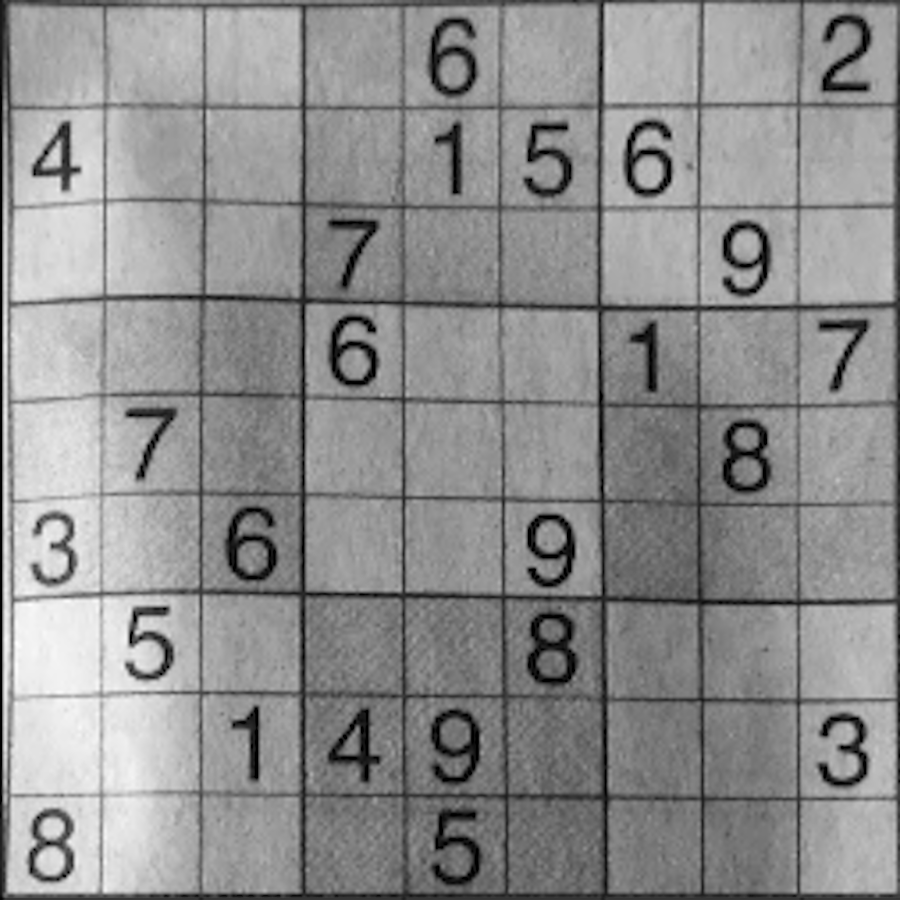
#> input picture resources/download.png, 900 x 900 px
$ jupyter execute 'image segmentation trials.ipynb'
#> lines starting #> are read from the running program, lines starting #| are printed output that depends on the picture
[cell 1]
from skimage.io import imread
import matplotlib.pyplot as plt

sudoku_extracted = imread('../resources/download.png')
#> sudoku_extracted is the input picture: shape (900, 900, 4); mean R, G, B, A 142.3, 142.3, 142.3, 254.8
plt.figure(figsize=(10,10))
plt.axis('off')
plt.imshow(sudoku_extracted)
plt.show()

[cell 2]
from skimage.color import rgb2gray
from skimage.filters import gaussian
from skimage.segmentation import active_contour
import numpy as np
import skimage

img = skimage.transform.resize(rgb2gray(sudoku_extracted), (900,900))
s = np.linspace(0, 2*np.pi, 400)
x = 220 + 100*np.cos(s)
y = 100 + 100*np.sin(s)
init = np.array([x, y]).T

img = img[0:100,400:500]
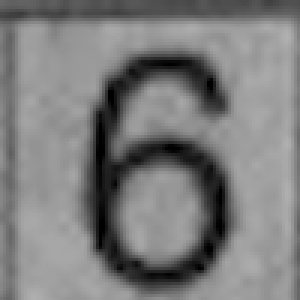
#> img: shape (100, 100) float64 (shown 3 times larger); min 0, max 0.69, mean 0.488

snake = active_contour(gaussian(img, 3),
                       init, alpha=0.015, beta=10, gamma=0.001)
#> snake = 400 pairs, first value 77.53 to 95.41, second value 29.43 to 76.32

fig, ax = plt.subplots(figsize=(7, 7))
ax.imshow(img, cmap=plt.cm.gray)
ax.plot(init[:, 0], init[:, 1], '--r', lw=3)
ax.plot(snake[:, 0], snake[:, 1], '-b', lw=3)
ax.set_xticks([]), ax.set_yticks([])
ax.axis([0, img.shape[1], img.shape[0], 0])
#> Out = (0, 100, 100, 0)
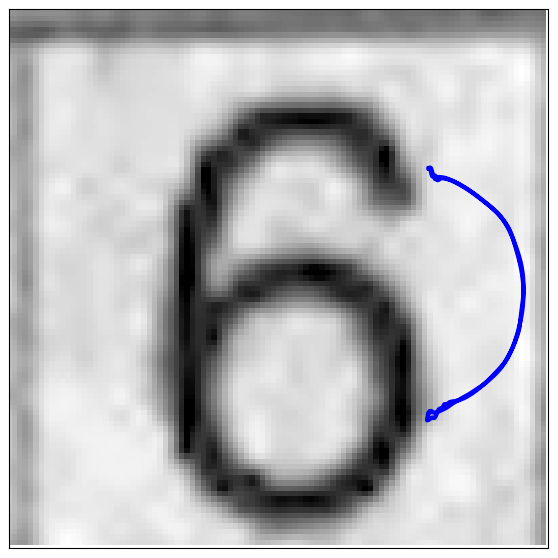
#> figure drawn by matplotlib, 1 panel

[cell 3]
from skimage import data, img_as_float
from skimage.segmentation import chan_vese

image = img_as_float(img)
# Feel free to play around with the parameters to see how they impact the result
cv = chan_vese(image, mu=0.25, lambda1=1, lambda2=1, tol=1e-3, max_iter=200,
               dt=0.5, init_level_set="checkerboard", extended_output=True)

# fig, axes = plt.subplots(2, 2, figsize=(8, 8))
# ax = axes.flatten()

# ax[0].imshow(image, cmap="gray")
# ax[0].set_axis_off()
# ax[0].set_title("Original Image", fontsize=12)

# ax[1].imshow(cv[0], cmap="gray")
# ax[1].set_axis_off()
# title = "Chan-Vese segmentation - {} iterations".format(len(cv[2]))
# ax[1].set_title(title, fontsize=12)

# ax[2].imshow(cv[1], cmap="gray")
# ax[2].set_axis_off()
# ax[2].set_title("Final Level Set", fontsize=12)

# ax[3].plot(cv[2])
# ax[3].set_title("Evolution of energy over iterations", fontsize=12)

# fig.tight_layout()
plt.imshow(cv[0], cmap="gray")
plt.show()
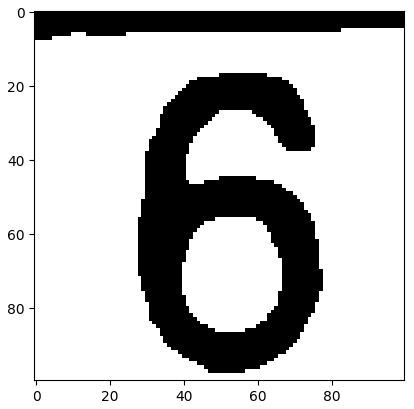
#> figure drawn by matplotlib, 1 panel
